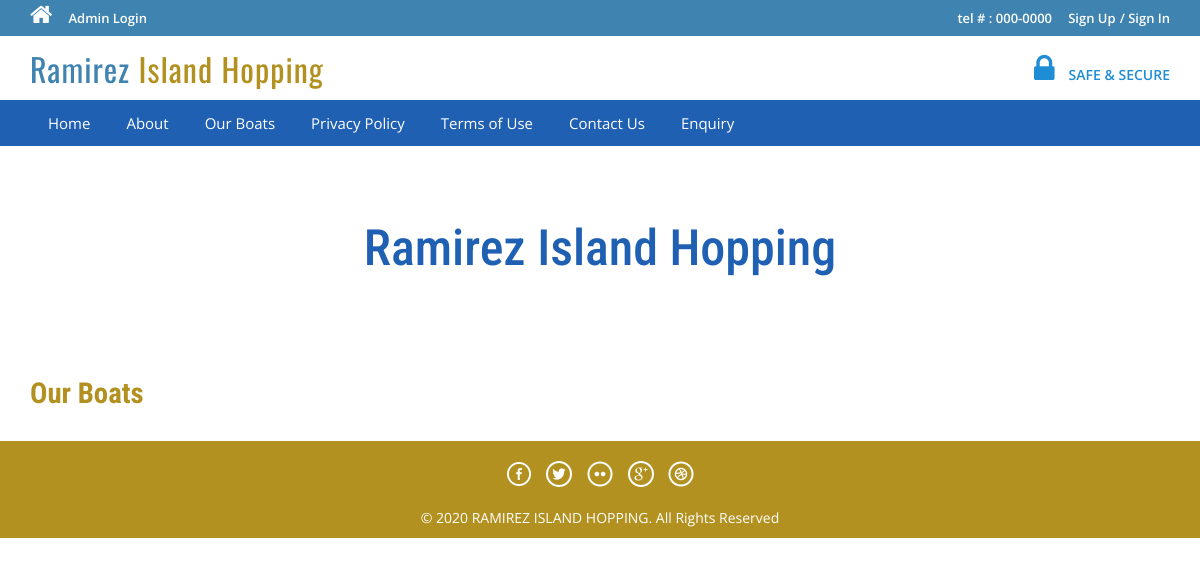
/package-list.php, run on an earlier commit of the app's database.
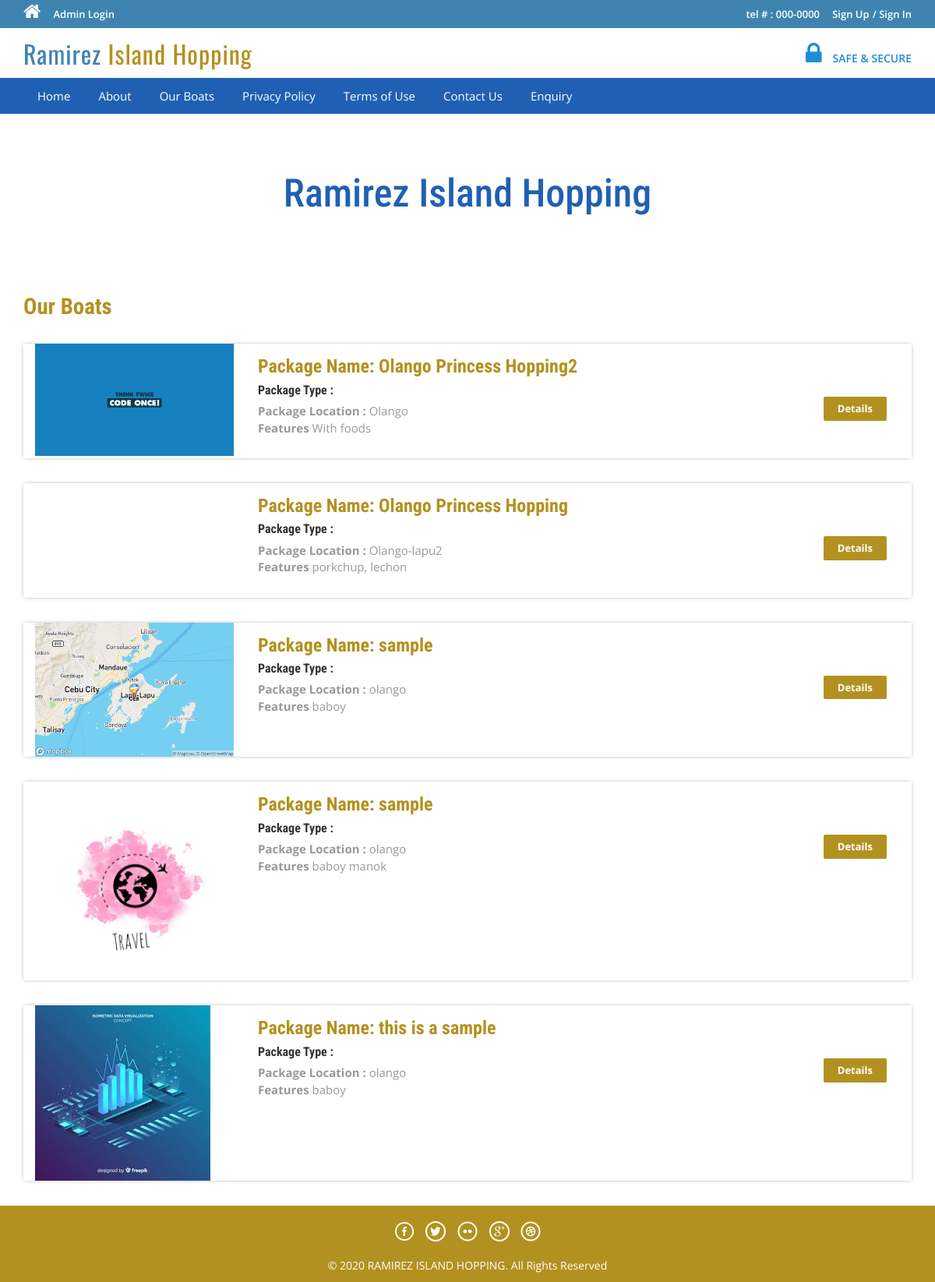
And on a later commit of the database.
### tables this page shows
CREATE TABLE `tbltourpackages` (
  `PackageId` int(11) NOT NULL,
  `owner_identity` varchar(200) DEFAULT NULL,
  `PackageName` varchar(200) DEFAULT NULL,
  `address` text DEFAULT NULL,
  `contact_num` int(13) DEFAULT NULL,
  `boat_name` varchar(150) DEFAULT NULL,
  `boat_operator` varchar(100) DEFAULT NULL,
  `boat_capacity` int(100) DEFAULT NULL,
  `pricePerpack` int(200) DEFAULT NULL,
  `PackageLocation` varchar(100) DEFAULT NULL,
  `PackageFetures` varchar(255) DEFAULT NULL,
  `offer_price` int(255) NOT NULL,
  `PackageDetails` mediumtext DEFAULT NULL,
  `PackageImage` varchar(100) DEFAULT NULL,
  `Creationdate` timestamp NULL DEFAULT current_timestamp(),
  `UpdationDate` timestamp NULL DEFAULT NULL ON UPDATE current_timestamp(),
  `status` int(1) DEFAULT NULL
);

### package-list.php (the view, shortened to what this page needs)
<?php
include('includes/config.php');
?>
<!DOCTYPE HTML>
<html>
<head>
<link href="css/bootstrap.css" rel='stylesheet' type='text/css' />
<link href="css/style.css" rel='stylesheet' type='text/css' />
<link href="css/font-awesome.css" rel="stylesheet">
<link href="css/animate.css" rel="stylesheet" type="text/css" media="all">
</head>
<body>
<?php include('includes/header.php');?>
<div class="banner-3">
	<div class="container">
		<h1 class="wow zoomIn animated animated" data-wow-delay=".5s" style="visibility: visible; animation-delay: 0.5s; animation-name: zoomIn;">Ramirez Island Hopping</h1>
	</div>
</div>
<div class="rooms">
	<div class="container">
		<div class="room-bottom">
			<h3>Our Boats</h3>
<?php $sql = "SELECT * from tbltourpackages where status=1";
$query = $dbh->prepare($sql);
$query->execute();
$results=$query->fetchAll(PDO::FETCH_OBJ);
if($query->rowCount() > 0)
{
foreach($results as $result)
{	?>
			<div class="rom-btm">
				<div class="col-md-3 room-left wow fadeInLeft animated" data-wow-delay=".5s">
					<img src="owners/pacakgeimages/<?php echo htmlentities($result->PackageImage);?>" class="img-responsive" alt="">
				</div>
				<div class="col-md-6 room-midle wow fadeInUp animated" data-wow-delay=".5s">
					<h4>Package Name: <?php echo htmlentities($result->PackageName);?></h4>
					<h6>Package Type : <?php echo htmlentities($result->PackageType);?></h6>
					<p><b>Package Location :</b> <?php echo htmlentities($result->PackageLocation);?></p>
					<p><b>Features</b> <?php echo htmlentities($result->PackageFetures);?></p>
				</div>
				<div class="col-md-3 room-right wow fadeInRight animated" data-wow-delay=".5s">
					<a href="package-details.php?pkgid=<?php echo htmlentities($result->PackageId);?>" class="view">Details</a>
				</div>
				<div class="clearfix"></div>
			</div>
<?php }} ?>
		</div>
	</div>
</div>
<?php include('includes/footer.php');?>
</body>
</html>

### includes/header.php (shortened to what this page needs)
<?php if($_SESSION['login'])
{?>
<div class="top-header">
	<div class="container">
		<ul class="tp-hd-lft wow fadeInLeft animated" data-wow-delay=".5s">
			<li class="hm"><a href="index.php"><i class="fa fa-home"></i></a></li>
			<li class="prnt"><a href="profile.php">My Profile</a></li>
				<li class="prnt"><a href="change-password.php">Change Password</a></li>
			<li class="prnt"><a href="tour-history.php">My Tour History</a></li>
		</ul>
		<ul class="tp-hd-rgt wow fadeInRight animated" data-wow-delay=".5s">
			<li class="tol">Welcome :</li>
			<li class="sig"><?php echo htmlentities($_SESSION['login']);?></li>
			<li class="sigi"><a href="logout.php" >/ Logout</a></li>
        </ul>
		<div class="clearfix"></div>
	</div>
</div><?php } else {?>
<div class="top-header">
	<div class="container">
		<ul class="tp-hd-lft wow fadeInLeft animated" data-wow-delay=".5s">
			<li class="hm"><a href="index.php"><i class="fa fa-home"></i></a></li>
				<li class="hm"><a href="admin/index.php">Admin Login</a></li>
		</ul>
		<ul class="tp-hd-rgt wow fadeInRight animated" data-wow-delay=".5s">
			<li class="tol">tel # : 000-0000</li>
			<li class="sig"><a href="#" data-toggle="modal" data-target="#myModal" >Sign Up</a></li>
			<li class="sigi"><a href="#" data-toggle="modal" data-target="#myModal4" >/ Sign In</a></li>
        </ul>
		<div class="clearfix"></div>
	</div>
</div>
<?php }?>
<div class="header">
	<div class="container">
		<div class="logo wow fadeInDown animated" data-wow-delay=".5s">
			<a href="index.php">Ramirez <span>Island Hopping</span></a>
		</div>
		<div class="lock fadeInDown animated" data-wow-delay=".5s">
			<li><i class="fa fa-lock"></i></li>
            <li><div class="securetxt">SAFE &amp; SECURE </div></li>
		</div>
		<div class="clearfix"></div>
	</div>
</div>
<div class="footer-btm wow fadeInLeft animated" data-wow-delay=".5s">
	<div class="container">
	<div class="navigation">
			<nav class="navbar navbar-default">
				<div class="collapse navbar-collapse nav-wil" id="bs-example-navbar-collapse-1">
					<nav class="cl-effect-1">
						<ul class="nav navbar-nav">
							<li><a href="index.php">Home</a></li>
							<li><a href="page.php?type=aboutus">About</a></li>
								<li><a href="package-list.php">Our Boats</a></li>
								<li><a href="page.php?type=privacy">Privacy Policy</a></li>
								<li><a href="page.php?type=terms">Terms of Use</a></li>
								<li><a href="page.php?type=contact">Contact Us</a></li>
								<?php if($_SESSION['login'])
{?>
								<li>Need Help?<a href="#" data-toggle="modal" data-target="#myModal3"> / Write Us </a>  </li>
								<?php } else { ?>
								<li><a href="enquiry.php"> Enquiry </a>  </li>
								<?php } ?>
								<div class="clearfix"></div>
						</ul>
					</nav>
				</div>
			</nav>
		</div>
	</div>
</div>

### includes/footer.php
<div class="copy-right">
	<div class="container">
		<div class="footer-social-icons wow fadeInDown animated animated" data-wow-delay=".5s" style="visibility: visible; animation-delay: 0.5s; animation-name: fadeInDown;">
			<ul>
				<li><a class="facebook" href="#"><span>Facebook</span></a></li>
				<li><a class="twitter" href="#"><span>Twitter</span></a></li>
				<li><a class="flickr" href="#"><span>Flickr</span></a></li>
				<li><a class="googleplus" href="#"><span>Google+</span></a></li>
				<li><a class="dribbble" href="#"><span>Dribbble</span></a></li>
			</ul>
		</div>
		<p class="wow zoomIn animated animated" data-wow-delay=".5s" style="visibility: visible; animation-delay: 0.5s; animation-name: zoomIn;">© 2020 RAMIREZ ISLAND HOPPING. All Rights Reserved </p>
	</div>
</div>

What changed in the data, as far as the page shows it:
now on this page (row edited): tbltourpackages: PackageImage (picture), PackageName "Olango Princess Hopping2", PackageLocation "Olango", PackageFetures "With foods"
now on this page (row edited): tbltourpackages: PackageName "Olango Princess Hopping", PackageLocation "Olango-lapu2", PackageFetures "porkchup, lechon"
added tbltourpackages: PackageImage (picture), PackageName "sample", PackageLocation "olango", PackageFetures "baboy"
added tbltourpackages: PackageImage (picture), PackageName "sample", PackageLocation "olango", PackageFetures "baboy manok"
added tbltourpackages: PackageImage (picture), PackageName "this is a sample", PackageLocation "olango", PackageFetures "baboy"
